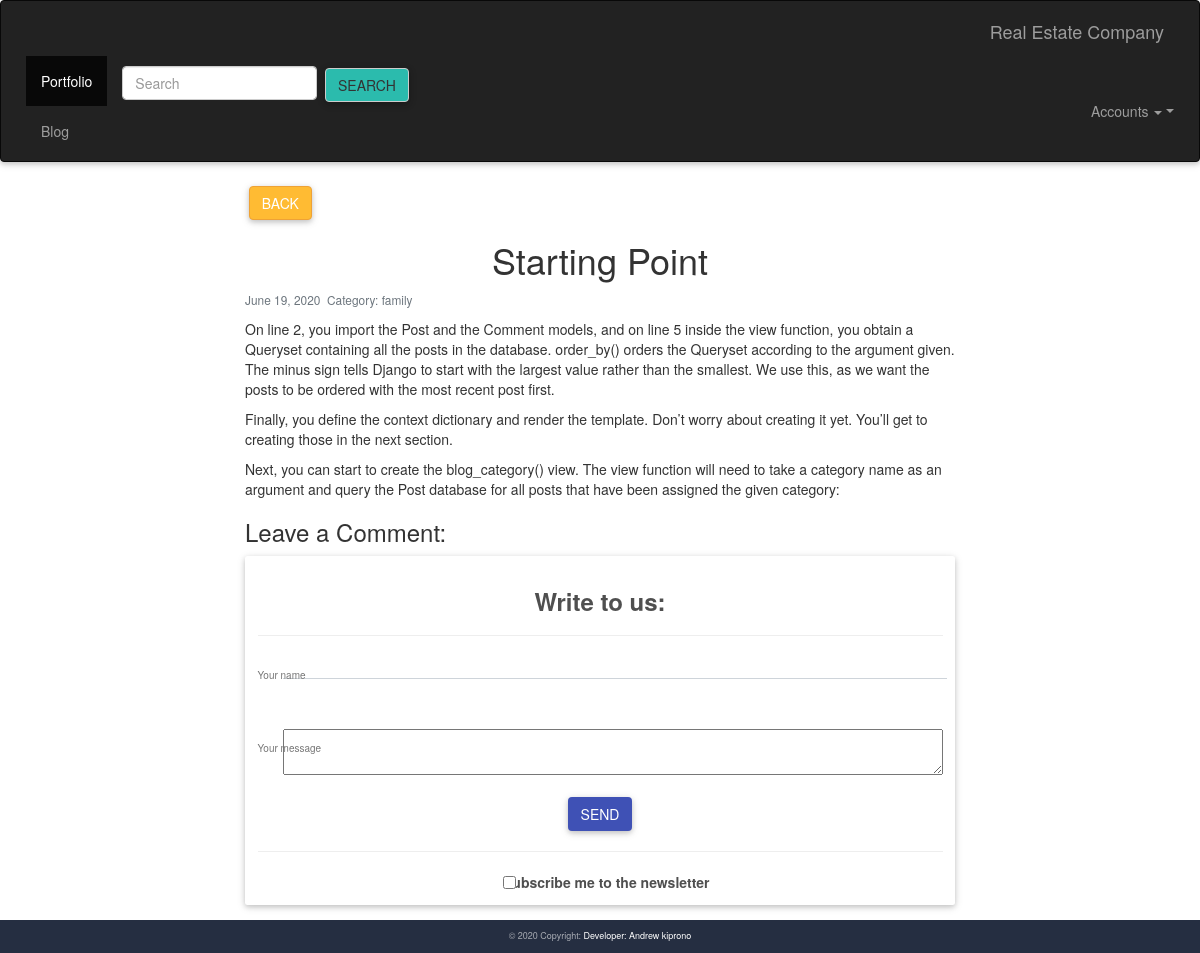
The page /blog/1 on the database its author committed.
### blog/models.py (models this page shows, shortened)
class Post(models.Model):
    title=models.CharField(max_length=200)
    body=models.TextField()
    created_on=models.DateTimeField(auto_now_add=True)
    last_modified=models.DateTimeField(auto_now_add=True)
    categories=models.ForeignKey("Category",related_name='posts',on_delete=models.CASCADE)

class Category(models.Model):
    name=models.CharField(max_length=50)
    def __str__(self):
        return self.name

### blog/views.py (the view)
# urls.py: path('<int:pk>',views.detail,name='detail'),
def detail(request,pk):
    post=Post.objects.get(pk=pk)
    comments=Comment.objects.filter(post=post)
    context={
        'post':post,
    }
    return render(request,'details.html',context)

### blog/templates/details.html (shortened to what this page needs)
{% extends 'base.html' %}
{% block content %}
<!DOCTYPE html>
<html lang="">
<head>
    <link href="https://maxcdn.bootstrapcdn.com/bootstrap/3.3.7/css/bootstrap.min.css" rel="stylesheet">
</head>
<body>
    <div class="col-md-8 offset-md-2">
        <a href="{% url 'blog' %} " class="btn btn-warning ">Back</a>
        <h1 class="text-center"> {{post.title|title}} </h1>
        <small class="text-muted">
            {{post.created_on|date}}&nbsp;
            Category: {{post.categories}}&nbsp;
        </small>
        <p> {{post.body|linebreaks}} </p>
        <h3>Leave a Comment:</h3>
        <form method="post">
            <div class="card">
                <div class="card-body">
                  <form name="">
                    <h3 class="dark-grey-text text-center">
                      <strong>Write to us:</strong>
                    </h3>
                    <hr>
                    <div class="md-form">
                        <label for="form3">Your name</label>
                      <input type="text" name="" id="">
                    </div>
                    <br>
                    <div class="md-form">
                        <label for="form8">Your message</label>
                      <textarea type="text" id="form8" ></textarea>
                    </div>
                    <div class="text-center">
                      <button class="btn btn-indigo">Send</button>
                      <hr>
                      <fieldset class="form-check">
                        <input type="checkbox" class="form-check-input" id="checkbox1">
                        <label for="checkbox1" class="form-check-label dark-grey-text">Subscribe me to the newsletter</label>
                      </fieldset>
                    </div>
                  </form>
                </div>
              </div>
        </form>
    </div>
</body>
</html>
{% endblock content %}

### personal/static/css/style.css (style rules this page uses)
html, body, .view { height: 100%; }

### rows shown on the page
Post: title "Starting Point", created_on "June 19, 2020", categories "family", body "On line 2, you import the Post and the Comment models, and on line 5 inside the view function, you obtain a Queryset containing all the posts in the database. order_by() orders the Queryset according to the argument given. The minus sign tells Django to start with the largest value rather than the smallest. We use this, as we want the posts to be ordered with the most recent post first. Finally, you define the context dictionary and render the template. Don’t worry about creating it yet. You’ll get to creating those in the next section. Next, you can start to create the blog_category() view. The view function will need to take a category name as an argument and query the Post database for…"
